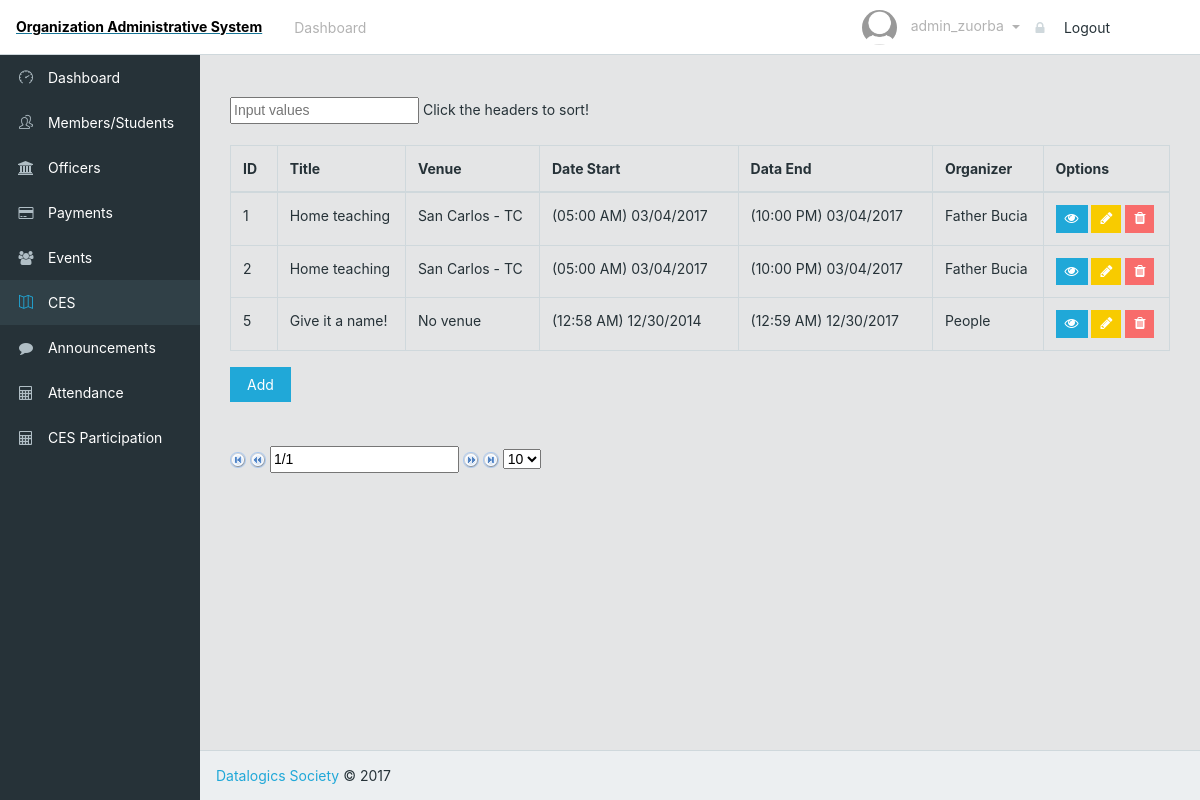
Page /adminCES.php (signed in) on the committed database.
### tables this page shows
CREATE TABLE `ces` (
  `ces_id` int(11) NOT NULL,
  `ces_title` varchar(64) NOT NULL,
  `ces_venue` varchar(64) NOT NULL,
  `ces_date_start` datetime NOT NULL,
  `ces_date_end` datetime NOT NULL,
  `ces_description` varchar(256) NOT NULL,
  `ces_organizer` varchar(64) NOT NULL,
  `ces_contact_person` varchar(64) NOT NULL,
  `ces_contact_pnum` varchar(15) NOT NULL
);

### adminCES.php (the view, shortened to what this page needs)
<?php
    include("sql_connect.php");
?>
<!DOCTYPE html>
<html lang="en">
<head>
    <link href="css/font-awesome.min.css" rel="stylesheet">
    <link href="css/simple-line-icons.css" rel="stylesheet">
    <link href="css/style.css" rel="stylesheet">
</head>
<body class="app header-fixed sidebar-fixed aside-menu-fixed aside-menu-hidden">
    <header class="app-header navbar">
        <a href="#"><span class = "top">Organization Administrative System</span></a>
        <ul class="nav navbar-nav hidden-md-down">
            <li class="nav-item px-1">
                <a class = "nav-link" href = "admin.php"> Dashboard </a>
            </li>
        </ul>
        <ul class="nav navbar-nav ml-auto">
                <span class = "nav-link dropdown-toggle" data-toggle="dropdown" role="button">
                    <img src="img/profile/default.png" class="img-avatar">
                    <span class="hidden-md-down">
                        <?php
                            echo "$_SESSION[username]";
                        ?>
                    </span>
                </span>
                <li>
                    <a class="dropdown-item" href="logOut.php"><i class="fa fa-lock"></i> Logout</a>
                </li>
        </ul>
    </header>
    <div class="app-body">
        <?php require("sidebar.php");?>
        <main class="main">
            <br><br>
            <div class="container-fluid">
                <div class="animated fadeIn">
                    <div class="row">
                        <div class='col-sm-12 col-sm-offset-1'>
                            <input type="text" id="myInput" onkeyup="myFunction()" placeholder="Input values">
                            <span>Click the headers to sort!</span><br><br>
                            <table id = "myTable" class="tablesorter table table-bordered">
                                <thead>
                                <tr>
                                <th>ID</th>
                                <th>Title</th>
                                <th>Venue</th>
                                <th>Date Start</th>
                                <th>Data End</th>
                                <th>Organizer</th>
                                <th>Options</th>
                                </tr>
                                </thead>
                                <tbody>
                                <?php
                                    $result = mysqli_query($mysqli, "SELECT * FROM CES");
                                    while($row = mysqli_fetch_array($result)){
                                        echo
                                            "<tr>
                                                <td>".$row[0]."</td>
                                                <td>".$row[1]."</td>
                                                <td>".$row[2]."</td>
                                                <td>".date("(h:i A) m/d/Y", strtotime($row[3]))."</td>
                                                <td>".date("(h:i A) m/d/Y", strtotime($row[4]))."</td>
                                                <td>".$row[6]."</td>
                                                <td>
                                                    <a href='viewCES.php?eid=".$row[0]."'>
                                                    <button class='btn btn-sm btn-primary'>
                                                    <span class='fa fa-eye'>
                                                    </span>
                                                    </button>
                                                    </a>
                                                    <a href='editCES.php?eid=".$row[0]."' class='edit'>
                                                    <button class='btn btn-sm btn-warning'>
                                                    <span class='fa fa-pencil'>
                                                    </span>
                                                    </button>
                                                    </a>
                                                    <a href='deleteCES.php?id=".$row[0]."' class='delete'>
                                                    <button class='btn btn-sm btn-danger'>
                                                    <span class='fa fa-trash'>
                                                    </span>
                                                    </button>
                                                    </a>
                                                </td>
                                            </tr>";
                                    }
                                ?>
                                </tbody>
                            </table>
                            <div id="pager" class="pager" style="top: 687px; position: absolute;">
                                <form>
                                    <img src="addons/pager/icons/first.png" class="first">
                                    <img src="addons/pager/icons/prev.png" class="prev">
                                    <input type="text" class="pagedisplay">
                                    <img src="addons/pager/icons/next.png" class="next">
                                    <img src="addons/pager/icons/last.png" class="last">
                                    <select class="pagesize">
                                        <option selected="selected" value="10">10</option>
                                    </select>
                                </form>
                            </div>
                                <a href="addCES.php" class ="btn btn-primary" role="button">Add</a>
                        </div>
                    </div>
                </div>
            </div>
        </main>
    </div>
    <footer class="app-footer">
        <a href="#">Datalogics Society</a> © 2017
    </footer>
</body>
</html>

### adminCES.php (style rules this page uses)
.top { display: block; padding: 16px; font-weight: bold; color: black; }

### rows in the picture
ces: ces_id "1", ces_title "Home teaching", ces_venue "San Carlos - TC", ces_date_start "(05:00 AM) 03/04/2017", ces_date_end "(10:00 PM) 03/04/2017", ces_organizer "Father Bucia"
ces: ces_id "2", ces_title "Home teaching", ces_venue "San Carlos - TC", ces_date_start "(05:00 AM) 03/04/2017", ces_date_end "(10:00 PM) 03/04/2017", ces_organizer "Father Bucia"
ces: ces_id "5", ces_title "Give it a name!", ces_venue "No venue", ces_date_start "(12:58 AM) 12/30/2014", ces_date_end "(12:59 AM) 12/30/2017", ces_organizer "People"

### other values in the picture
$_SESSION[username] "admin_zuorba"
